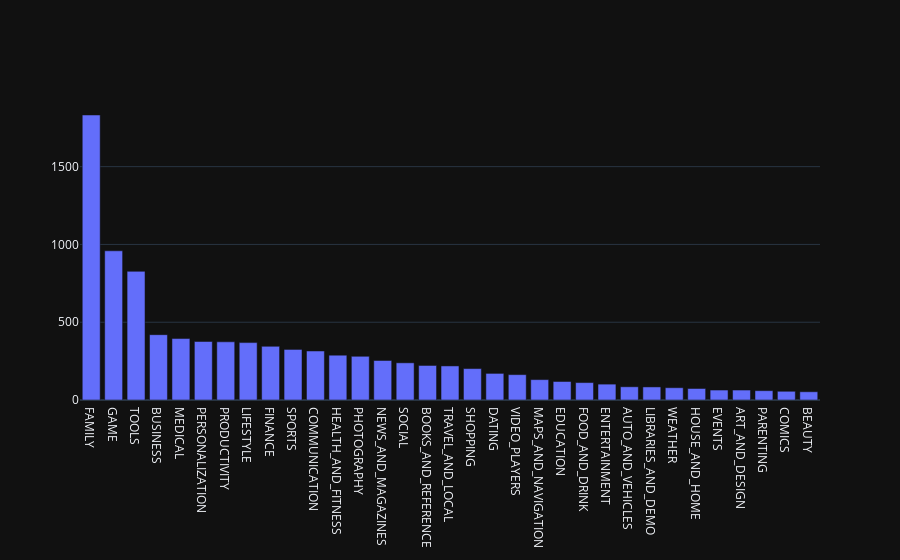

Source (notebook cell):
### Markdown cell above
## 4. Exploring app categories
<p>With more than 1 billion active users in 190 countries around the world, Google Play continues to be an important distribution platform to build a global audience. For businesses to get their apps in front of users, it's important to make them more quickly and easily discoverable on Google Play. To improve the overall search experience, Google has introduced the concept of grouping apps into categories.</p>
<p>This brings us to the following questions:</p>
<ul>
<li>Which category has the highest share of (active) apps in the market? </li>
<li>Is any specific category dominating the market?</li>
<li>Which categories have the fewest number of apps?</li>
</ul>
<p>We will see that there are <code>33</code> unique app categories present in our dataset. <em>Family</em> and <em>Game</em> apps have the highest market prevalence. Interestingly, <em>Tools</em>, <em>Business</em> and <em>Medical</em> apps are also at the top.</p>

### Code cell
import plotly
plotly.offline.init_notebook_mode(connected=True)
import plotly.graph_objs as go

# Print the total number of unique categories
num_categories = len(apps['Category'].unique())
print('Number of categories = ', num_categories)

# Count the number of apps in each 'Category'. 
num_apps_in_category = apps['Category'].value_counts()

print(num_apps_in_category)

# Sort num_apps_in_category in descending order based on the count of apps in each category
sorted_num_apps_in_category = num_apps_in_category.sort_values(ascending=False)

data = [go.Bar(
        x = num_apps_in_category.index, # index = category name
        y = num_apps_in_category.values, # value = count
)]

plotly.offline.iplot(data)

### Figure 1 — Plotly figure (JSON) as saved in the notebook; plotly's stock layout.template omitted (floating-point values rounded to 4 significant figures)
{"data": [{"x": ["FAMILY", "GAME", "TOOLS", "BUSINESS", "MEDICAL", "PERSONALIZATION", "PRODUCTIVITY", "LIFESTYLE", "FINANCE", "SPORTS", "COMMUNICATION", "HEALTH_AND_FITNESS", "PHOTOGRAPHY", "NEWS_AND_MAGAZINES", "SOCIAL", "BOOKS_AND_REFERENCE", "TRAVEL_AND_LOCAL", "SHOPPING", "DATING", "VIDEO_PLAYERS", "MAPS_AND_NAVIGATION", "EDUCATION", "FOOD_AND_DRINK", "ENTERTAINMENT", "AUTO_AND_VEHICLES", "LIBRARIES_AND_DEMO", "WEATHER", "HOUSE_AND_HOME", "EVENTS", "ART_AND_DESIGN", "PARENTING", "COMICS", "BEAUTY"], "y": [1832, 959, 827, 420, 395, 376, 374, 369, 345, 325, 315, 288, 281, 254, 239, 222, 219, 202, 171, 163, 131, 119, 112, 102, 85, 84, 79, 74, 64, 64, 60, 56, 53], "type": "bar"}], "layout": {}}
